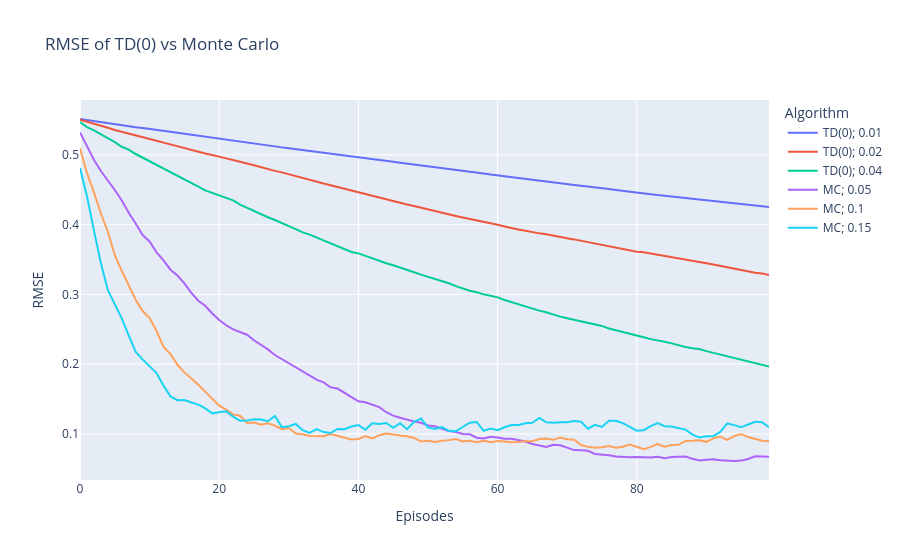

The cell this chart's notebook holds for it:
### Code cell
import pandas as pd

# print(rmses_mc[0])
# print(rmses_td[0])

df = pd.DataFrame(np.array([rmses_td_0_01, rmses_td_0_02, rmses_td_0_04, rmses_mc_0_05, rmses_mc_0_1, rmses_mc_0_15]).transpose(), columns=["TD(0); 0.01", "TD(0); 0.02", "TD(0); 0.04", "MC; 0.05", "MC; 0.1", "MC; 0.15"])
# print(df)
fig5 = px.line(df, x = df.index, y = df.columns, title="RMSE of TD(0) vs Monte Carlo",
        labels={"index": "Episodes", "value": "RMSE", "variable": "Algorithm"})
fig5.show()
fig5.write_image("td_vs_mc.png")
